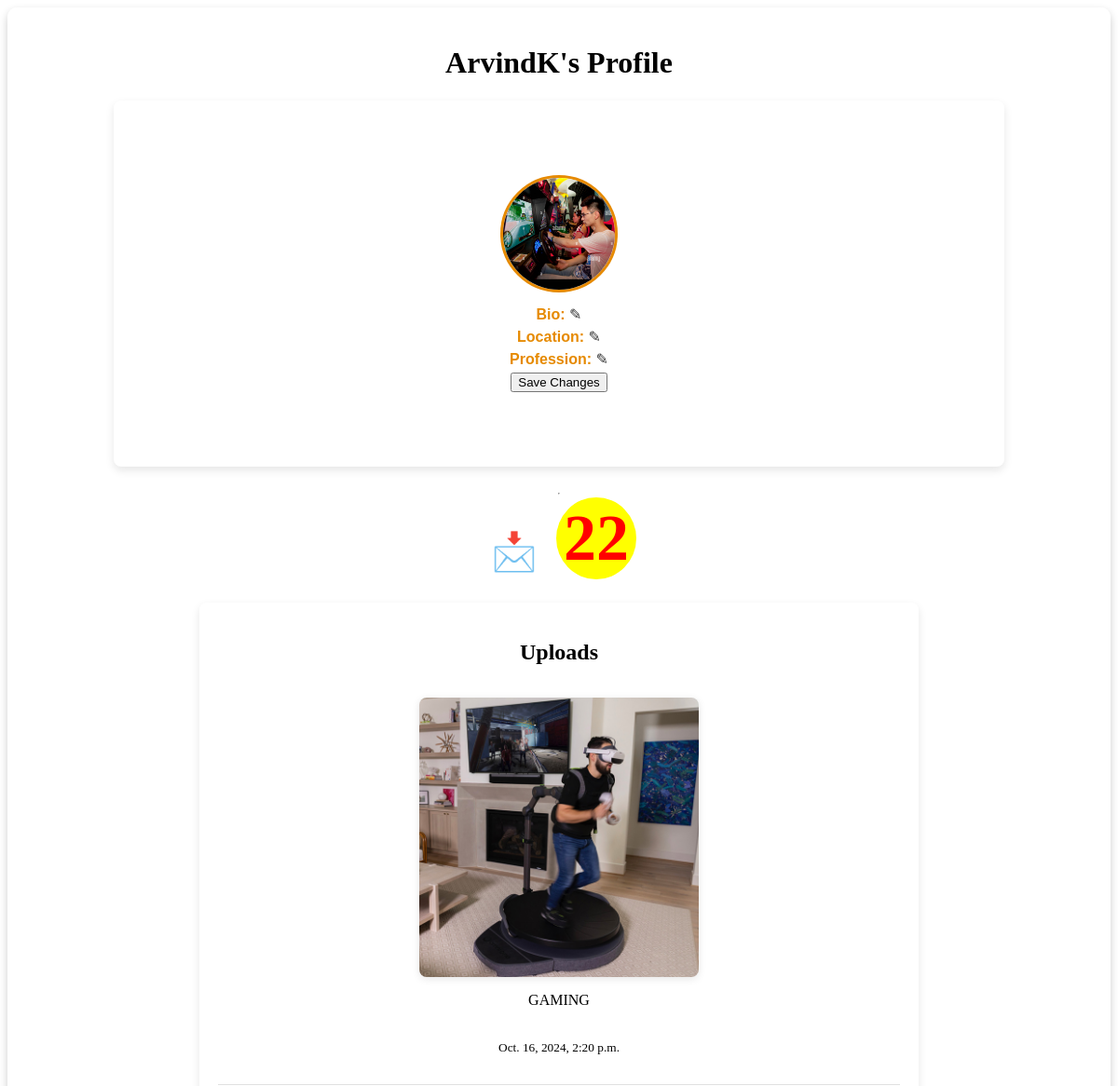
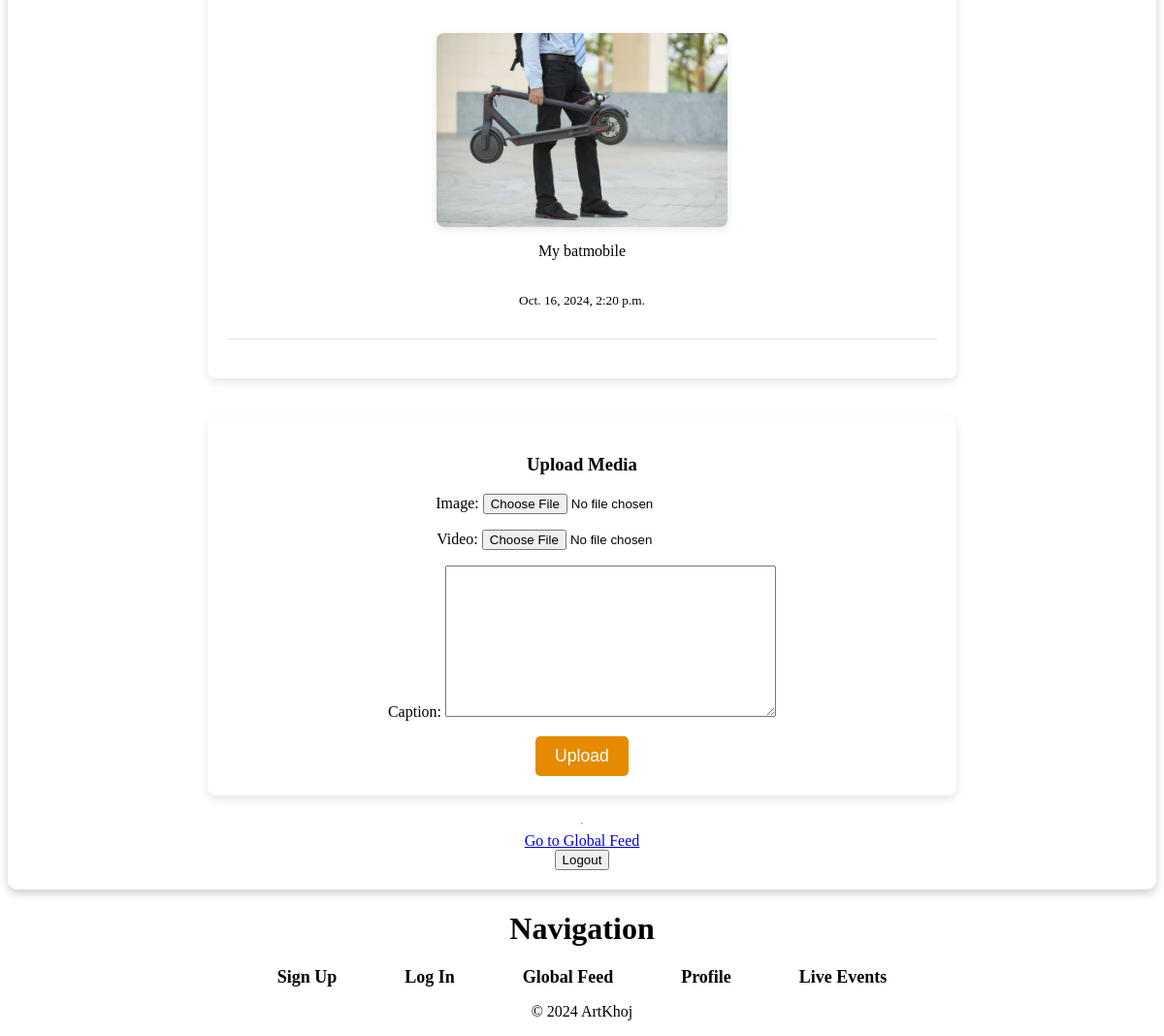
Screenshot of /users/profile/ (signed in) with the database file from the repository (2 pictures, top to bottom).
### users/models.py (models this page shows, shortened)
class Profile(models.Model):
    user = models.OneToOneField(User, on_delete=models.CASCADE)
    profession = models.CharField(max_length=100, blank=True)
    location = models.CharField(max_length=100, blank=True)
    profile_picture = models.ImageField(upload_to='profile_pics/', blank=True, null=True)
    bio = models.CharField(max_length=140, blank=True)

class Upload(models.Model):
    profile = models.ForeignKey(Profile, on_delete=models.CASCADE, related_name='uploads')
    image = models.ImageField(upload_to='profile_pics', blank=True, null=True)
    video = models.FileField(upload_to='profile_videos', blank=True, null=True)
    caption = models.TextField(blank=True)
    upload_date = models.DateTimeField(auto_now_add=True)

### users/views.py (the view)
# urls.py: path('profile/', views.profile, name='profile'),
@login_required
def profile(request):
    user_profile = Profile.objects.get(user=request.user)  # Retrieve the current user's profile
    unread_messages = Message.objects.filter(recipient=request.user, is_read=False)  # Add this line
    if request.method == 'POST':
        profile_form = ProfileUpdateForm(request.POST, request.FILES, instance=user_profile)
        upload_form = UploadForm(request.POST, request.FILES)
        if profile_form.is_valid() and upload_form.is_valid():
            profile_form.save()  # Save profile updates
            upload = upload_form.save(commit=False)
            upload.profile = user_profile  # Associate the upload with the current user's profile
            upload.save()
            messages.success(request, "Profile updated and image uploaded successfully!")
        else:
            if not profile_form.is_valid():
                messages.error(request, "Profile update failed. Please correct the errors below.")
            if not upload_form.is_valid():
                messages.error(request, "Image upload failed. Please correct the errors below.")
    else:
        profile_form = ProfileUpdateForm(instance=user_profile)
        upload_form = UploadForm()
    profile_pic_path = user_profile.profile_picture.name  # Get relative file path
    uploads = Upload.objects.filter(profile=user_profile).exclude(image=profile_pic_path).order_by('-upload_date')
    return render(request, 'users/profile.html', {
        'profile_form': profile_form,
        'upload_form': upload_form,
        'uploads': uploads,  # Pass uploads to the template
        'profile': user_profile,
        'unread_messages': unread_messages,
    })

### users/forms.py (shortened to what this page needs)
class ProfileUpdateForm(forms.ModelForm):
    class Meta:
        model = Profile
        fields = ['profession', 'location', 'profile_picture','bio']

class UploadForm(forms.ModelForm):
    class Meta:
        model = Upload
        fields = ['image', 'video', 'caption']

### users/templates/users/profile.html (shortened to what this page needs)
{% extends 'users/base.html' %}
{% load static %}
{% block content %}
<div class="profile-page-container">
<h1>{{ user.username }}'s Profile</h1>
<div class="profile-header">
    <div class="profile-picture">
        <label for="profile-pic-upload">
            {% if user.profile.profile_picture %}
                <img id="profile-pic" src="{{ user.profile.profile_picture.url }}" alt="Profile Picture">
            {% else %}
                <img id="profile-pic" src="{% static 'default_profile_pic.jpg' %}" alt="No Profile Picture">
            {% endif %}
        </label>
    </div>
    <form id="profile-form" method="post" enctype="multipart/form-data">
        <div class="profile-info">
            <p><strong>Bio:</strong>
                <span class="edit-icon edit-bio">✎</span>
            </p>
            <p><strong>Location:</strong>
                <span class="edit-icon edit-location">✎</span>
            </p>
            <p><strong>Profession:</strong>
                <span class="edit-icon edit-profession">✎</span>
            </p>
        </div>
        <button type="submit">Save Changes</button>
    </form>
</div>
<hr>
<div class="inbox-icon">
    <a href="{% url 'inbox' %}" class="mail-icon">📩</a>
    {% if unread_messages.exists %}
        <span class="unread-count">{{ unread_messages.count }}</span>
    {% endif %}
</div>
<div class="uploads-container-profile">
<h2>Uploads</h2>
{% for upload in uploads %}
    {% if upload.image and upload.image.url != user.profile.profile_picture.url %}
        <div class="upload-item">
            <img src="{{ upload.image.url }}" alt="Uploaded Image" style="max-width: 300px;">
            <p>{{ upload.caption }}</p>
            <p><small>{{ upload.upload_date }}</small></p>
        </div>
    {% endif %}
{% endfor %}
</div>
<div class="upload-form-profile">
<h3>Upload Media</h3>
<form method="post" enctype="multipart/form-data">
    {{ upload_form.as_p }}
    <button type="submit">Upload</button>
</form>
</div>
<hr>
<div>
    <a href="{% url 'global-feed' %}">Go to Global Feed</a>
    <br>
    <form method="POST" action="{% url 'logout' %}">
        <button type="submit">Logout</button>
    </form>
</div>
</div>
{% endblock %}

### users/static/users/styles.css (style rules this page uses)
.profile-page-container { display: flex; flex-direction: column; align-items: center; width: 80%; margin: 0 auto; }
.profile-header { display: flex ; flex-direction: column; align-items: center; text-align: center; padding: 80px 20px ; background: #fff ; box-shadow: 0px 4px 10px rgba(0, 0, 0, 0.1); border-radius: 8px; margin-bottom: 20px ; justify-content: center; width: 100%; }
.profile-picture img { width: 120px; height: 120px; border-radius: 50%; object-fit: cover; cursor: pointer; transition: 0.3s ease-in-out; border: 3px solid #e68a00; }
.profile-info p { margin: 5px 0; }
.profile-info strong { color: #e68a00; }
.uploads-container-profile { width: 80%; margin: 20px auto; padding: 20px; background: #fff; box-shadow: 0px 4px 10px rgba(0, 0, 0, 0.1); border-radius: 8px; }
.upload-item { display: flex; flex-direction: column; align-items: center; text-align: center; margin-bottom: 20px; padding: 15px; border-bottom: 1px solid #e0e0e0; }
.upload-item img, .upload-item video { max-width: 100%; border-radius: 8px; box-shadow: 0 2px 8px rgba(0, 0, 0, 0.1); }
.upload-form-profile { width: 80%; margin: 20px auto; padding: 20px; background: #fff; box-shadow: 0px 4px 10px rgba(0, 0, 0, 0.1); border-radius: 8px; text-align: center; }
.upload-form-profile button { background-color: #e68a00; color: white; font-size: 1.1rem; padding: 10px 20px; border: none; border-radius: 5px; cursor: pointer; transition: 0.3s; }
.inbox-icon { position: relative; display: inline-block; font-size: 40px; }
.mail-icon { text-decoration: none; transition: transform 0.3s ease-in-out; }
.unread-count { position: relative; top: -5px; right: -10px; background: yellow; color: black; font-size: 70px; font-weight: bold; padding: 4px 8px; border-radius: 50%; z-index: 999; }
.unread-count { display: inline-block !important; color: red; font-weight: bold; }
.profile-info { font-family: 'Arial', sans-serif; font-size: 1rem; color: #333; margin-top: 10px; }

### rows the page displays
Upload: image (picture), caption "GAMING", upload_date "Oct. 16, 2024, 2:20 p.m."
Upload: image (picture), caption "My batmobile", upload_date "Oct. 16, 2024, 2:20 p.m."

### other values shown
{{ user.username }} "ArvindK"
{{ unread_messages.count }} "22"
